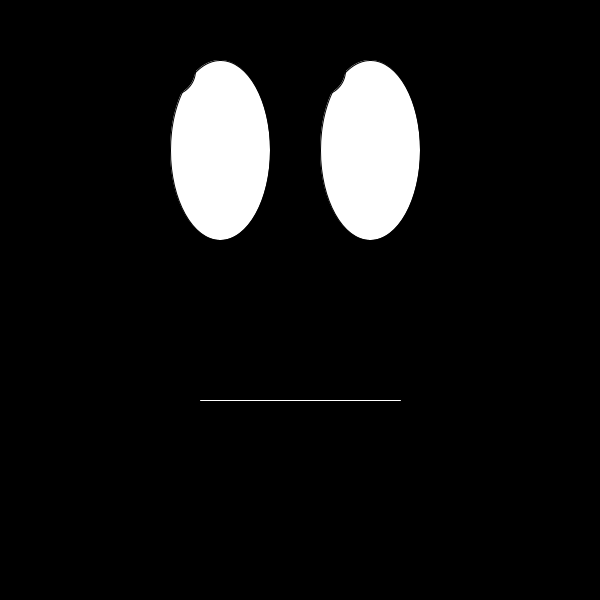
Frame 1 (no input)
Frame 60 (the mouse pressed at the canvas centre just before this capture): identical to frame 1, image omitted
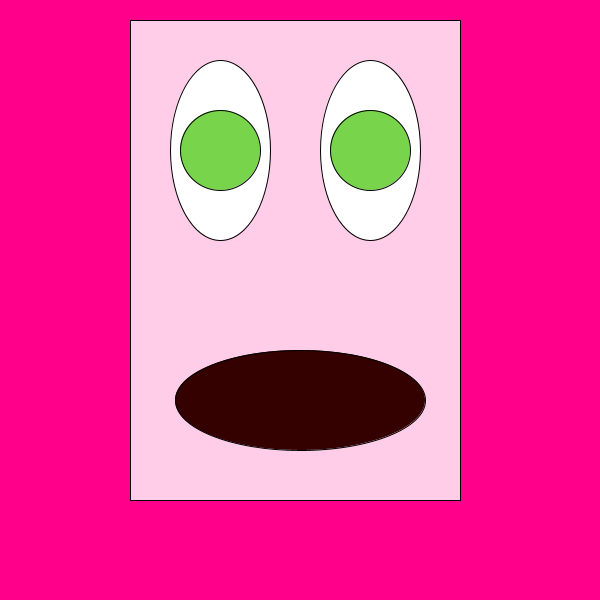
Frame 120 (the mouse held since frame 60 and released just before this capture)

The Processing sketch that drew these frames (run headless with seeded random() and noise(); from frame 60 on, the mouse is pressed at the canvas centre):

// Processing sketch: processing_55587
// ── processing_55587.pde

void setup()  
{ 
size (600, 600);
smooth ();
}
 
void draw () {    
if (mousePressed) {
  stroke(0,0,0);
  background (255,0,138);
  fill(255,205,232);
  quad (130,20,460,20,460,500,130,500);
  fill (255,255,255);
  ellipse (220,150, 100,180);
  ellipse (370,150, 100,180);
  fill (random(255),random(255),random(255));
  ellipse (220,150, 80, 80);
  ellipse (370,150, 80, 80);
  stroke (0, 0, 0);
  fill(random(255),0,0);
  ellipse (300,400, 250, 100);
}
 
else {
  background (0,0,0);
  stroke(0,0,0);
  fill (255,255,255);
  ellipse (220,150, 100,180);
  ellipse (370,150, 100,180);
  fill (0,0,0);
  ellipse (map(mouseX,0,width, 170,280), map(mouseY,0,width,70,230), 50,50);
  ellipse (map(mouseX,0,width, 320,430), map(mouseY,0,width,70,230), 50,50);
  stroke(255,255,255);
  line (200, 400, 400,400);
}
}
